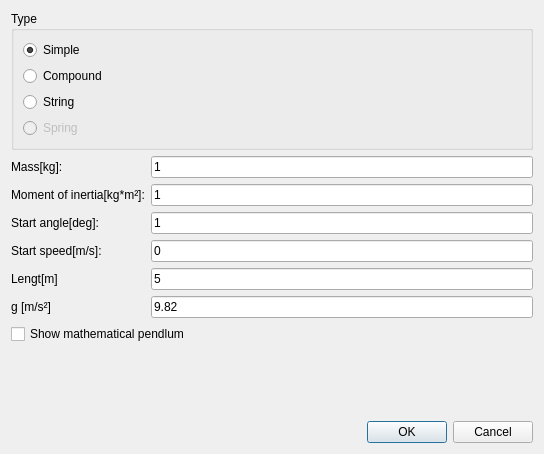
<?xml version="1.0" encoding="UTF-8"?>
<ui version="4.0">
 <class>PendlumDialog</class>
 <widget class="QDialog" name="PendlumDialog">
  <property name="geometry">
   <rect>
    <x>0</x>
    <y>0</y>
    <width>544</width>
    <height>454</height>
   </rect>
  </property>
  <property name="windowTitle">
   <string>New pendlum</string>
  </property>
  <layout class="QVBoxLayout" name="verticalLayout">
   <item>
    <widget class="QGroupBox" name="groupBox">
     <property name="title">
      <string>Type</string>
     </property>
     <layout class="QVBoxLayout" name="verticalLayout_2">
      <item>
       <widget class="QRadioButton" name="simple">
        <property name="text">
         <string>Simple</string>
        </property>
        <property name="checked">
         <bool>true</bool>
        </property>
       </widget>
      </item>
      <item>
       <widget class="QRadioButton" name="compound">
        <property name="text">
         <string>Compound</string>
        </property>
       </widget>
      </item>
      <item>
       <widget class="QRadioButton" name="string">
        <property name="enabled">
         <bool>true</bool>
        </property>
        <property name="text">
         <string>String</string>
        </property>
       </widget>
      </item>
      <item>
       <widget class="QRadioButton" name="spring">
        <property name="enabled">
         <bool>false</bool>
        </property>
        <property name="text">
         <string>Spring</string>
        </property>
       </widget>
      </item>
     </layout>
    </widget>
   </item>
   <item>
    <layout class="QGridLayout" name="gridLayout">
     <item row="0" column="0">
      <widget class="QLabel" name="label">
       <property name="text">
        <string>Mass[kg]:</string>
       </property>
      </widget>
     </item>
     <item row="4" column="0">
      <widget class="QLabel" name="label_5">
       <property name="text">
        <string>Lengt[m]</string>
       </property>
      </widget>
     </item>
     <item row="1" column="1">
      <widget class="QLineEdit" name="I">
       <property name="text">
        <string>1</string>
       </property>
      </widget>
     </item>
     <item row="2" column="0">
      <widget class="QLabel" name="label_3">
       <property name="text">
        <string>Start angle[deg]:</string>
       </property>
      </widget>
     </item>
     <item row="4" column="1">
      <widget class="QLineEdit" name="length">
       <property name="text">
        <string>5</string>
       </property>
      </widget>
     </item>
     <item row="1" column="0">
      <widget class="QLabel" name="label_2">
       <property name="text">
        <string>Moment of inertia[kg*m²]:</string>
       </property>
      </widget>
     </item>
     <item row="2" column="1">
      <widget class="QLineEdit" name="theta">
       <property name="text">
        <string>1</string>
       </property>
      </widget>
     </item>
     <item row="3" column="1">
      <widget class="QLineEdit" name="speed">
       <property name="text">
        <string>0</string>
       </property>
      </widget>
     </item>
     <item row="0" column="1">
      <widget class="QLineEdit" name="mass">
       <property name="text">
        <string>1</string>
       </property>
      </widget>
     </item>
     <item row="3" column="0">
      <widget class="QLabel" name="label_4">
       <property name="text">
        <string>Start speed[m/s]:</string>
       </property>
      </widget>
     </item>
     <item row="5" column="0">
      <widget class="QLabel" name="label_6">
       <property name="text">
        <string>g [m/s²]</string>
       </property>
      </widget>
     </item>
     <item row="5" column="1">
      <widget class="QLineEdit" name="g">
       <property name="text">
        <string>9.82</string>
       </property>
      </widget>
     </item>
    </layout>
   </item>
   <item>
    <widget class="QCheckBox" name="math">
     <property name="text">
      <string>Show mathematical pendlum</string>
     </property>
    </widget>
   </item>
   <item>
    <spacer name="verticalSpacer">
     <property name="orientation">
      <enum>Qt::Vertical</enum>
     </property>
     <property name="sizeHint" stdset="0">
      <size>
       <width>20</width>
       <height>40</height>
      </size>
     </property>
    </spacer>
   </item>
   <item>
    <widget class="QDialogButtonBox" name="buttonBox">
     <property name="orientation">
      <enum>Qt::Horizontal</enum>
     </property>
     <property name="standardButtons">
      <set>QDialogButtonBox::Cancel|QDialogButtonBox::Ok</set>
     </property>
    </widget>
   </item>
  </layout>
 </widget>
 <resources/>
 <connections>
  <connection>
   <sender>buttonBox</sender>
   <signal>accepted()</signal>
   <receiver>PendlumDialog</receiver>
   <slot>accept()</slot>
   <hints>
    <hint type="sourcelabel">
     <x>248</x>
     <y>254</y>
    </hint>
    <hint type="destinationlabel">
     <x>157</x>
     <y>274</y>
    </hint>
   </hints>
  </connection>
  <connection>
   <sender>buttonBox</sender>
   <signal>rejected()</signal>
   <receiver>PendlumDialog</receiver>
   <slot>reject()</slot>
   <hints>
    <hint type="sourcelabel">
     <x>316</x>
     <y>260</y>
    </hint>
    <hint type="destinationlabel">
     <x>286</x>
     <y>274</y>
    </hint>
   </hints>
  </connection>
 </connections>
</ui>
